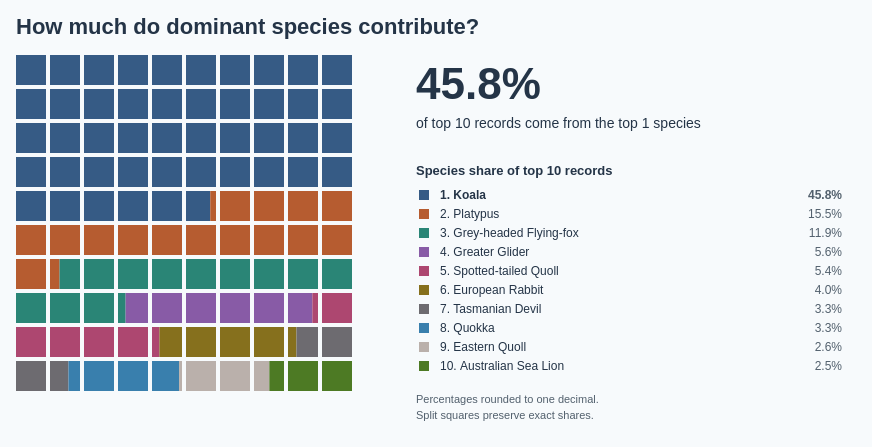

This figure's Vega-Lite source:
### Vega specification from a JSON file in a GitHub repository (floating-point values rounded to 4 significant figures; data arrays with more than 128 entries replaced by an {"elided": "..."} marker saying what was removed)
{"$schema": "https://vega.github.io/schema/vega/v5.json", "description": "Share of observation records among the ten most recorded mammal species selected over 2017–2026, matching the other top-ten mammal charts. All 100 squares are coloured by species using the shared categorical palette; each square represents one percentage point of the top-ten total. Species are ordered by total count descending, with scientific name ascending breaking ties. Squares at species boundaries are split to preserve exact percentages. Displayed percentages are rounded to one decimal place; tooltips show two decimal places. The dominant-species dropdown updates the combined-share headline and bolds the top one, three, five or ten species in the legend without changing the tile allocation or denominator. Hover species tiles or legend entries to highlight; click to link species selection across the mammal charts. Data come from Dataset/observations-794195.csv; subspecies are merged by the first two scientific-name components, genus-only records are excluded, and records without coordinates are retained. The full species-level dataset has 6,015 records across 146 species; the top ten contain 4,139 records. Counts measure recording activity, not animal abundance. Includes partial 2026.", "width": 840, "height": 376, "padding": 16, "background": "#f7fafc", "title": {"text": "How much do dominant species contribute?", "anchor": "start", "font": "Arial", "fontSize": 22, "color": "#243447", "offset": 16, "fontWeight": "bold"}, "signals": [{"name": "topN", "value": 1, "bind": {"input": "select", "options": [1, 3, 5, 10], "labels": ["Top 1 species", "Top 3 species", "Top 5 species", "Top 10 species"], "name": "Dominant species: "}}, {"name": "totals", "update": "data('summary')[0]"}, {"name": "dominantShare", "update": "totals.dominant / totals.total"}, {"name": "legendColumnWidth", "value": 280}, {"name": "legendSymbolSize", "value": 100}, {"name": "hoveredSpecies", "value": null, "on": [{"events": "@speciesTiles:mouseover, @legendSymbols:mouseover, @speciesLabels:mouseover, @speciesShares:mouseover", "update": "datum.species"}, {"events": "@speciesTiles:mouseout, @legendSymbols:mouseout, @speciesLabels:mouseout, @speciesShares:mouseout", "update": "null"}]}], "data": [{"name": "speciesCounts", "values": {"elided": "146 records"}, "transform": [{"type": "window", "sort": {"field": ["count", "scientific_name"], "order": ["descending", "ascending"]}, "ops": ["row_number"], "as": ["rank"]}, {"type": "formula", "expr": "datum.rank <= topN ? datum.count : 0", "as": "dominantCount"}]}, {"name": "summary", "source": "speciesCounts", "transform": [{"type": "filter", "expr": "datum.rank <= 10"}, {"type": "aggregate", "fields": ["count", "dominantCount", "scientific_name"], "ops": ["sum", "sum", "count"], "as": ["total", "dominant", "speciesCount"]}]}, {"name": "topSpecies", "source": "speciesCounts", "transform": [{"type": "filter", "expr": "datum.rank <= 10"}, {"type": "collect", "sort": {"field": "rank", "order": "ascending"}}]}, {"name": "speciesIntervals", "source": "topSpecies", "transform": [{"type": "window", "sort": {"field": ["rank"], "order": ["ascending"]}, "ops": ["sum"], "fields": ["count"], "as": ["cumulativeCount"], "frame": [null, 0]}, {"type": "formula", "expr": "(datum.cumulativeCount - datum.count) / totals.total * 100", "as": "start"}, {"type": "formula", "expr": "datum.cumulativeCount / totals.total * 100", "as": "end"}]}, {"name": "speciesCells", "source": "speciesIntervals", "transform": [{"type": "formula", "expr": "sequence(floor(datum.start), ceil(datum.end))", "as": "indices"}, {"type": "flatten", "fields": ["indices"], "as": ["index"]}, {"type": "formula", "expr": "max(datum.start - datum.index, 0)", "as": "offset"}, {"type": "formula", "expr": "min(datum.index + 1, datum.end) - max(datum.index, datum.start)", "as": "fraction"}]}], "scales": [{"name": "speciesColor", "type": "ordinal", "domain": ["Koala", "Platypus", "Grey-headed Flying-fox", "Greater Glider", "Spotted-tailed Quoll", "European Rabbit", "Tasmanian Devil", "Quokka", "Eastern Quoll", "Australian Sea Lion"], "range": ["#365B85", "#B65C30", "#2A8576", "#885BA6", "#AD4770", "#86701D", "#6D6B70", "#397FAD", "#bab0ab", "#4D7A24"], "unknown": "#52606d"}], "marks": [{"name": "speciesTiles", "type": "rect", "from": {"data": "speciesCells"}, "encode": {"update": {"x": {"signal": "datum.index % 10 * 34 + datum.offset * 30"}, "y": {"signal": "floor(datum.index / 10) * 34"}, "width": {"signal": "30 * datum.fraction"}, "height": {"value": 30}, "fill": {"scale": "speciesColor", "field": "species"}, "fillOpacity": {"signal": "hoveredSpecies == null || hoveredSpecies === datum.species ? 1 : 0.25"}, "cursor": {"value": "pointer"}, "tooltip": {"signal": "{'Species': datum.species, 'Observations': format(datum.count, ',d'), 'Share of top 10 records': format(datum.count / totals.total, '.2%'), 'Total top 10 records': format(totals.total, ',d')}"}, "description": {"signal": "datum.species + ': ' + format(datum.count / totals.total, '.2%') + ' of top 10 records'"}}}}, {"name": "headline", "type": "text", "interactive": false, "encode": {"update": {"x": {"value": 400}, "y": {"value": 44}, "text": {"signal": "format(dominantShare, '.1%')"}, "fontSize": {"value": 44}, "fill": {"value": "#243447"}, "fontWeight": {"value": "bold"}}}}, {"name": "headlineCaption", "type": "text", "interactive": false, "encode": {"update": {"x": {"value": 400}, "y": {"value": 73}, "text": {"signal": "'of top 10 records come from the top ' + topN + ' species'"}, "fontSize": {"value": 14}, "fill": {"value": "#243447"}, "fontWeight": {"value": "normal"}}}}, {"name": "legendSymbols", "type": "symbol", "from": {"data": "topSpecies"}, "encode": {"update": {"x": {"value": 408}, "y": {"signal": "140 + (datum.rank - 1) * 19"}, "shape": {"value": "square"}, "size": {"signal": "legendSymbolSize"}, "fill": {"scale": "speciesColor", "field": "species"}, "opacity": {"signal": "hoveredSpecies == null || hoveredSpecies === datum.species ? 1 : 0.25"}, "tooltip": {"signal": "{'Species': datum.species, 'Observations': format(datum.count, ',d'), 'Share of top 10 records': format(datum.count / totals.total, '.2%'), 'Total top 10 records': format(totals.total, ',d')}"}, "cursor": {"value": "pointer"}}}}, {"name": "listHeading", "type": "text", "interactive": false, "encode": {"update": {"x": {"value": 400}, "y": {"value": 120}, "text": {"value": "Species share of top 10 records"}, "fontSize": {"value": 13}, "fill": {"value": "#243447"}, "fontWeight": {"value": "bold"}}}}, {"name": "speciesLabels", "type": "text", "interactive": true, "encode": {"update": {"x": {"value": 424}, "y": {"signal": "144 + (datum.rank - 1) * 19"}, "text": {"signal": "datum.rank + '. ' + datum.species"}, "fontSize": {"value": 12}, "fill": {"value": "#243447"}, "fontWeight": {"signal": "datum.rank <= topN ? 'bold' : 'normal'"}, "limit": {"value": 290}, "tooltip": {"signal": "{'Species': datum.species, 'Observations': format(datum.count, ',d'), 'Share of top 10 records': format(datum.count / totals.total, '.2%'), 'Total top 10 records': format(totals.total, ',d')}"}, "cursor": {"value": "pointer"}, "fillOpacity": {"signal": "hoveredSpecies == null || hoveredSpecies === datum.species ? 1 : 0.25"}}}, "from": {"data": "topSpecies"}}, {"name": "speciesShares", "type": "text", "interactive": true, "encode": {"update": {"x": {"value": 826}, "y": {"signal": "144 + (datum.rank - 1) * 19"}, "text": {"signal": "format(datum.count / totals.total, '.1%')"}, "fontSize": {"value": 12}, "fill": {"value": "#52606d"}, "fontWeight": {"signal": "datum.rank <= topN ? 'bold' : 'normal'"}, "align": {"value": "right"}, "tooltip": {"signal": "{'Species': datum.species, 'Observations': format(datum.count, ',d'), 'Share of top 10 records': format(datum.count / totals.total, '.2%'), 'Total top 10 records': format(totals.total, ',d')}"}, "cursor": {"value": "pointer"}, "fillOpacity": {"signal": "hoveredSpecies == null || hoveredSpecies === datum.species ? 1 : 0.25"}}}, "from": {"data": "topSpecies"}}, {"name": "roundingNote", "type": "text", "interactive": false, "encode": {"update": {"x": {"value": 400}, "y": {"value": 348}, "text": {"value": ["Percentages rounded to one decimal.", "Split squares preserve exact shares."]}, "font": {"value": "Arial"}, "fontSize": {"value": 11}, "lineHeight": {"value": 16}, "fill": {"value": "#52606d"}}}}], "config": {"font": "Arial", "legend": {"labelFont": "Arial", "titleFont": "Arial", "labelFontSize": 12, "titleFontSize": 13, "titleFontWeight": "bold", "labelColor": "#6a5b49", "titleColor": "#634320", "symbolType": "square", "symbolSize": 100, "rowPadding": 8, "columnPadding": 24, "labelOffset": 8}}, "usermeta": {"observationWindow": {"source": "Dataset/observations-794195.csv", "dateField": "observed_on", "years": [2017, 2018, 2019, 2020, 2021, 2022, 2023, 2024, 2025, 2026], "yearCount": 10, "includesPartialLatestYear": true}}}
